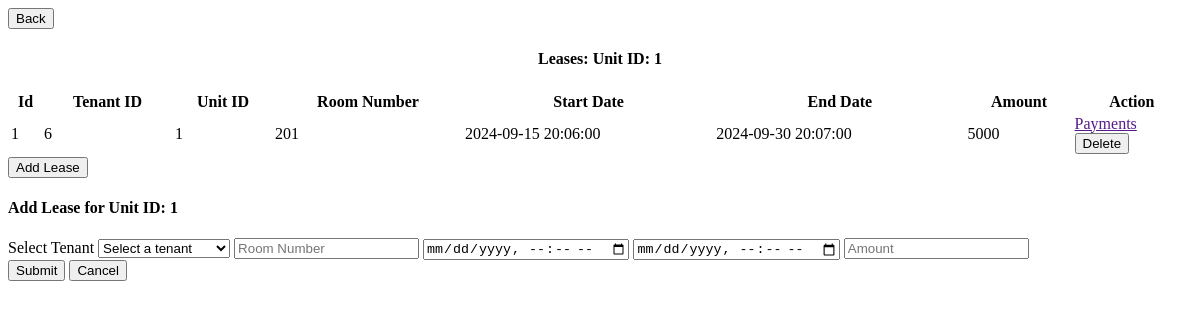
Before: /admin-unit-leases/1 with the older database file.
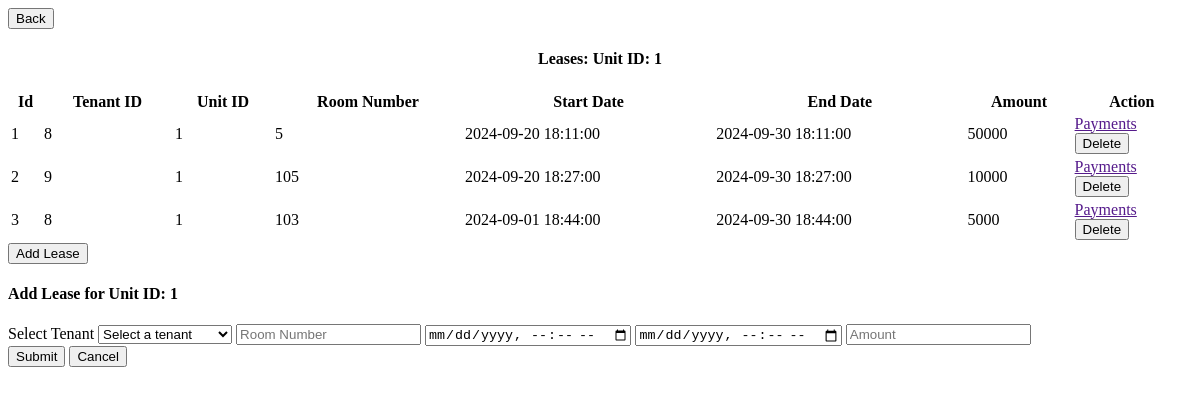
After: the same page with the newer database file.
### models.py (models this page shows)
class Lease(Base):
    __tablename__ = 'leases'
    id = Column(Integer, primary_key=True, index=True)
    tenant_id = Column(Integer, ForeignKey('users.id'))
    unit_id = Column(Integer, ForeignKey('units.id'))
    room_number = Column(Integer, nullable=False)
    start_date = Column(DateTime)
    end_date = Column(DateTime)
    rent_amount = Column(Numeric)
    tenant = relationship('User', back_populates='leases')
    unit = relationship('Unit', back_populates='lease')
    reminders = relationship('PaymentReminder', back_populates='lease')
    confirmations = relationship('PaymentConfirmation', back_populates='lease')
    receipts = relationship('Receipt', back_populates='lease')
    created_at = Column(DateTime, default=datetime.datetime.utcnow)
    updated_at = Column(DateTime, default=datetime.datetime.utcnow, onupdate=datetime.datetime.utcnow)
    def to_dict(self):
        return {
            "id": self.id,
            "tenant_id": self.tenant_id,
            "unit_id": self.unit_id,
            "unit_room_number":self.room_number,
            "start_date": self.start_date.isoformat() if self.start_date else None,
            "end_date": self.end_date.isoformat() if self.end_date else None,
            "rent_amount": float(self.rent_amount) if self.rent_amount else None,
            "created_at": self.created_at.isoformat() if self.created_at else None,
            "updated_at": self.updated_at.isoformat() if self.updated_at else None,
            "reminders": [reminder.id for reminder in self.reminders],  # List of related reminder IDs
            "confirmations": [confirmation.id for confirmation in self.confirmations],  # List of related confirmation IDs
            "receipts": [receipt.id for receipt in self.receipts]  # List of related receipt IDs
        }

### new_server.py (the view)
@app.route('/admin-unit-leases/<int:unit_id>', methods=['GET'])
def get_unit_lease(unit_id):
    unit = db_session.query(Unit).filter_by(id=unit_id).first()
    back_property_id = unit.property_id
    leases = db_session.query(Lease).filter_by(unit_id=unit_id).all()
    leases2 = db_session.query(Lease).filter_by(unit_id=unit_id).all()
    print(f"fetched lease for unit is {leases}")
    for lease in leases2:
        print(f"fetched lease dict is : {lease.to_dict()}")
    users = db_session.query(User).filter_by(user_type="Tenant").all()
    return render_template(
        'admin_leases.html',
        leases=leases,
        users=users,  # Pass the users for the dropdown
        header_title="Leases",
        front_unit_id=unit_id,
        back_property_id=back_property_id
    )

### new_server.py (called while the page is built)
@app.template_filter()
def numberFormat(value):
    return format(int(value), 'd')

### templates/admin_leases.html (shortened to what this page needs)
<div class="back-container">
    <div class="button-container">
        <button class="button" hx-get="http://localhost:5000/admin-property-units/{{back_property_id}}"
            hx-target="#dashboard-container"
            hx-swap="innerHTML"
            onclick="activateDashboardContainer()">Back
        </button>
    </div>
</div>
<h4 style="text-align: center;" id="value_header">{{header_title}}: Unit ID: {{front_unit_id}}</h4>
<table id="example" class="display" style="width:100%">
    <thead>
        <tr>
            <th>Id</th>
            <th>Tenant ID</th>
            <th>Unit ID</th>
            <th>Room Number</th>
            <th>Start Date</th>
            <th>End Date</th>
            <th>Amount</th>
            <th>Action</th>
        </tr>
    </thead>
    <tbody>
        {% for lease in leases %}
        <tr id="lease-{{lease.id}}">
            <td>{{lease.id}}</td>
            <td>{{lease.tenant_id}}</td>
            <td>{{lease.unit_id}}</td>
            <td>{{lease.room_number}}</td>
            <td>{{lease.start_date}}</td>
            <td>{{lease.end_date}}</td>
            <td>{{lease.rent_amount | numberFormat}}</td>
            <td>
                <div class="table-button-container">
                    <a href="" class="table-button" hx-get="http://localhost:5000/admin-lease-payments/{{lease.id}}/{{lease.tenant_id}}"
                        hx-target="#dashboard-container"
                        hx-swap="innerHTML"
                        onclick="activateDashboardContainer()">Payments
                    </a>
                </div>
                <div class="table-button-container">
                    <button class="table-button" onclick="deleteLease('{{ lease.id }}')">Delete</button>
                </div>
            </td>
        </tr>
        {% endfor %}
    </tbody>
</table>
<div class="back-container">
    <div class="button-container">
        <button class="button" onclick="loadAddLeaseFormModal()">Add Lease</button>
    </div>
</div>
<div id="add_lease_modal" class="modal">
    <div class="modal-content">
        <div class="form-square" id="form-holder">
            <form id="add-lease-form" class="right-square">
                <h4 id="header_with_unit_id">Add Lease for Unit ID: {{front_unit_id}}</h4>
                <label for="tenant_id">Select Tenant</label>
                <select id="tenant_id" name="tenant_id" required>
                    <option value="" disabled selected>Select a tenant</option>
                </select>
                <input type="text" id="room_number" name="room_number" placeholder="Room Number" required>
                <input type="datetime-local" id="start_date" name="start_date" required>
                <input type="datetime-local" id="end_date" name="end_date" required>
                <input type="number" id="rent_amount" name="rent_amount" placeholder="Amount" required>
                <div class="button-container">
                    <button class="button" id="confirmLeaseButton" type="submit">Submit</button>
                    <button class="button" id="cancelLeaseButton" type="button">Cancel</button>
                </div>
            </form>
        </div>
    </div>
</div>

Changed rows visible on the page:
changed Lease id 1: tenant_id "6" → "8"; room_number "201" → "5"; start_date "2024-09-15 20:06:00" → "2024-09-20 18:11:00"; end_date "2024-09-30 20:07:00" → "2024-09-30 18:11:00"; rent_amount|numberFormat "5000" → "50000"
now on this page (row edited): Lease: id "2", tenant_id "9", unit_id "1", room_number "105", start_date "2024-09-20 18:27:00", end_date "2024-09-30 18:27:00", rent_amount|numberFormat "10000"
now on this page (row edited): Lease: id "3", tenant_id "8", unit_id "1", room_number "103", start_date "2024-09-01 18:44:00", end_date "2024-09-30 18:44:00", rent_amount|numberFormat "5000"
